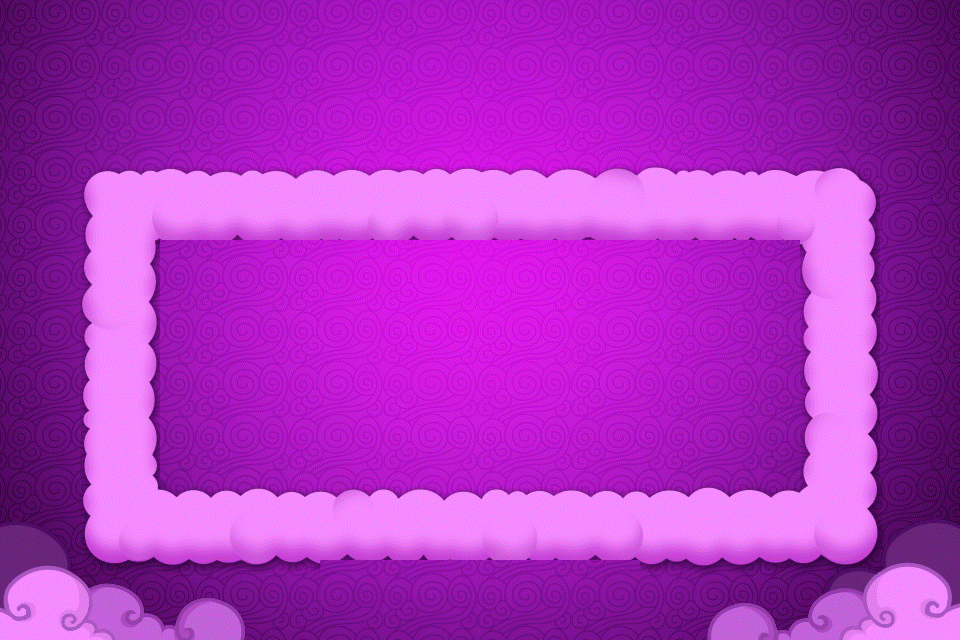

This is a level from a 2D game, rendered from its Tiled map with the project's own tilesets. A one-line summary and the map file follow, with tile-layer data summarised:
An orthogonal 12x8 tile map with 80x80 px tiles, 2 tile layers (BackGround, path), 2 tilesets and 5 objects.

<map version="1.0" orientation="orthogonal" renderorder="right-down" width="12" height="8" tilewidth="80" tileheight="80" nextobjectid="6">
 <tileset firstgid="1" name="BG2-hd.pvr.ccz" tilewidth="80" tileheight="80" tilecount="96" columns="12">
  <image source="Theme1/BG0/BG2-hd.pvr.ccz.png" width="960" height="640" />
 </tileset>
 <tileset firstgid="97" name="BG-hd.pvr.ccz" tilewidth="80" tileheight="80" tilecount="72" columns="12">
  <image source="Theme1/BG16/BG-hd.pvr.ccz.png" width="960" height="488" />
  <tile id="49">
   <properties>
    <property name="point" type="bool" value="true" />
   </properties>
  </tile>
  <tile id="58">
   <properties>
    <property name="point" type="bool" value="true" />
   </properties>
  </tile>
 </tileset>
 <layer name="BackGround" width="12" height="8">
  <data>[96 cells, 96 non-empty, 96 distinct tile ids]</data>
 </layer>
 <layer name="path" width="12" height="8">
  <data>[96 cells, 36 non-empty, 36 distinct tile ids]</data>
 </layer>
 <objectgroup name="pathObject">
  <object id="1" x="117" y="521" />
  <object id="2" x="827" y="515" />
  <object id="3" x="834" y="206" />
  <object id="4" x="116" y="206" />
  <object id="5" x="119" y="525" />
 </objectgroup>
</map>
